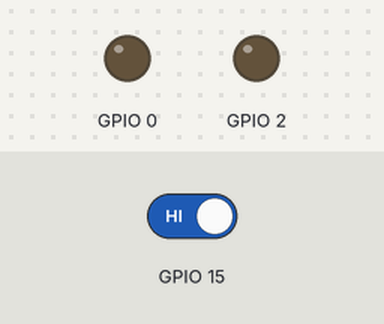
Bench run of a sketch on a simulated ESP32. Shown: output pins drawn as LEDs (lit = HIGH). Dashed ring = blinking. Inputs (shaded band) come from the test bench; at power-on: GPIO 15 HIGH. What the sketch prints to the serial monitor is not drawn.

Above: at 1.2 s.
1.3 s: GPIO 15 driven LOW
At 1.6 s:
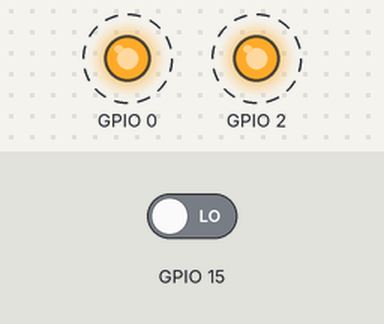
4.3 s: GPIO 15 driven HIGH
At 5.0 s:
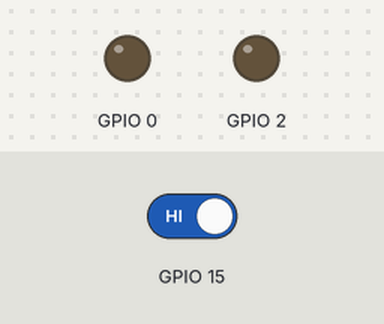
Timing chart, 0 to 7.3 s (numbered marks = the images above; inputs shaded):
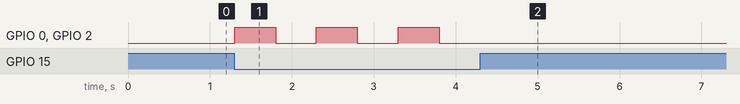

Measured:
- after the input at 1.3 s, GPIO 0, GPIO 2: alternates HIGH for 0.50 s and LOW for 0.50 s, starting at once
- after the input at 4.3 s, GPIO 0, GPIO 2: stops changing and stays LOW

The sketch:

Project_21_Flame_Alarm.ino
```cpp
//**********************************************************************************
/*
 * 名称   : Flame_Alarm
 * 功能   : 火焰传感器控制LED和蜂鸣器
 * 作者   : http://www.keyes-robot.com/
*/
byte item = 0;

void setup() {
  Serial.begin(115200); //设置串口波特率为115200
  pinMode(15, INPUT);  //火焰传感器连接GPIO15上，并设置为输入模式
  pinMode(2, OUTPUT);  //将LED连接到GPIO2上，并设置为输出模式
  pinMode(0, OUTPUT); //将有源蜂鸣器连接到GPIO0上，并设置为输出模式
}

void loop() {
  item = digitalRead(15); //读取火焰传感器输出的数字信号
  Serial.println(item);  //串口打印火焰传感器输出的数字信号
  if (item == 0) {  //火焰传感器检测到火焰
    digitalWrite(0, HIGH); //打开蜂鸣器
    digitalWrite(2, HIGH);  //打开LED
    delay(500);  //延迟 500ms
    digitalWrite(0, LOW);  //关闭蜂鸣器
    digitalWrite(2, LOW);  //关闭LED
    delay(500);  //延迟 500ms
  } else {  //没有检测到任何火焰
    digitalWrite(0, LOW); //关闭蜂鸣器
    digitalWrite(2, LOW);  //关闭LED
  }
}
//**********************************************************************************
```
